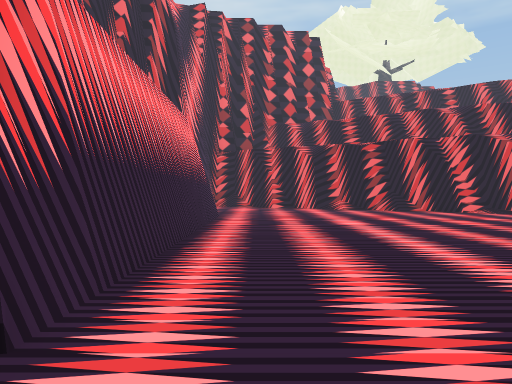
[1] (above)

21 first-person views from a walk through a 3-D level made in the Unity game engine. The camera is 1.5 m above the floor, looks level and sees 70° across. The floor is counted in squares, 2 m on a side. Each view is taken from the middle of a square. On the plan, view 1 faces up. The plan holds only what a view shows up to about 11 squares ahead; the rest is blank. The place goes on beyond the plan. The player is left out.

[2]
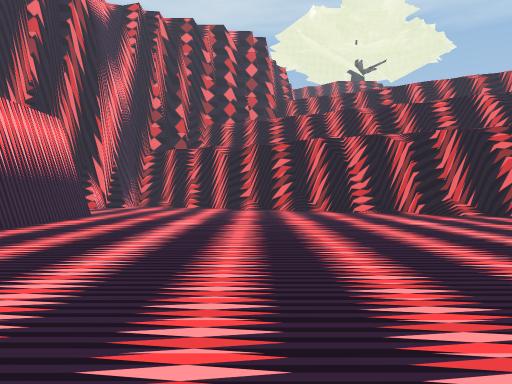

[3]
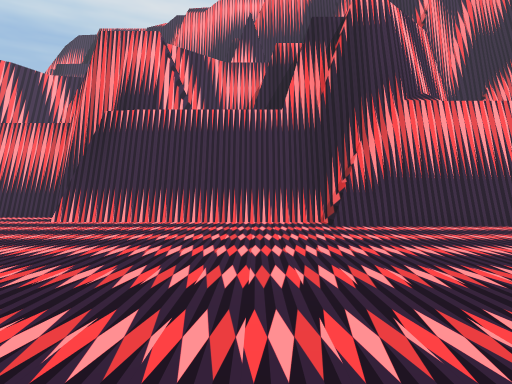

[4]
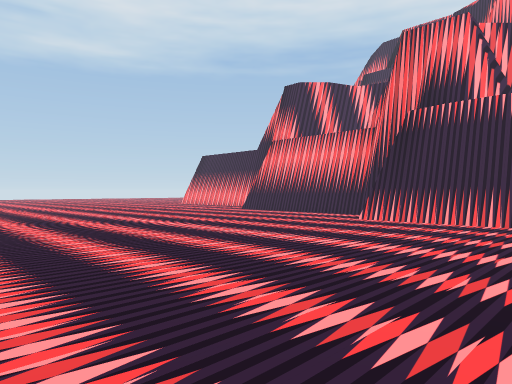

[5]
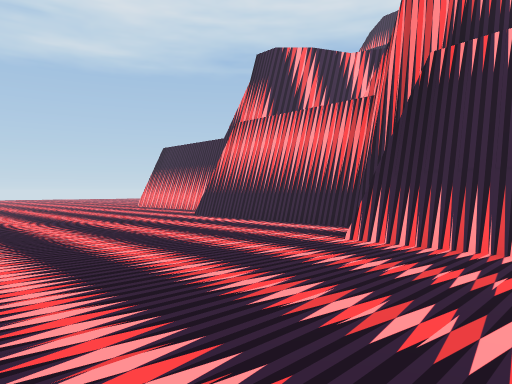

[6]
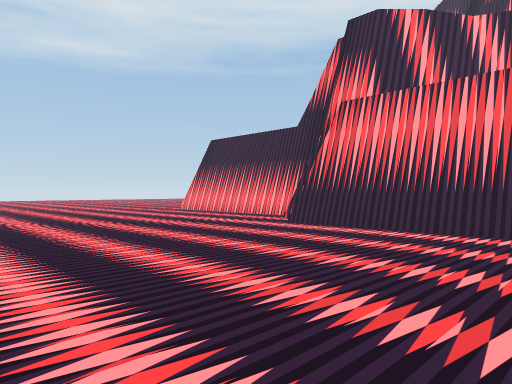

[7]
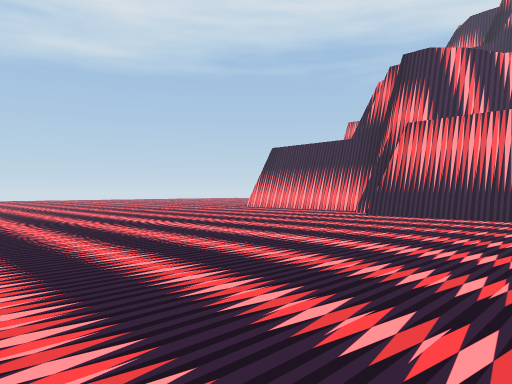

[8]
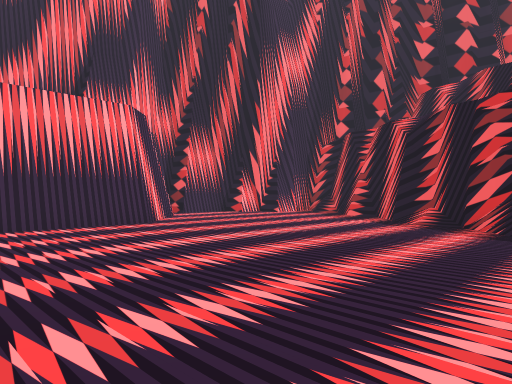

[9]
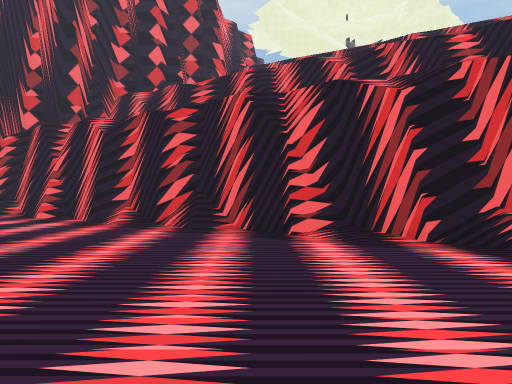

[10]
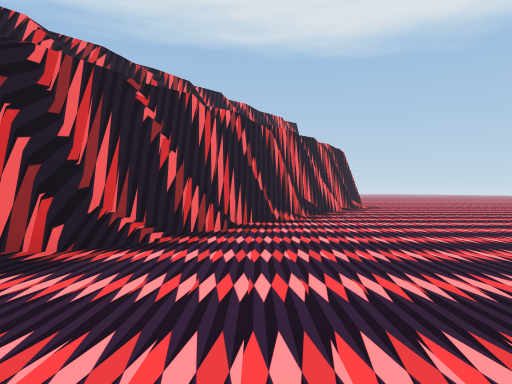

[11]
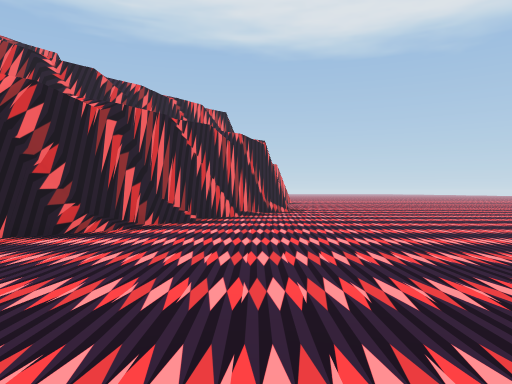

[12]
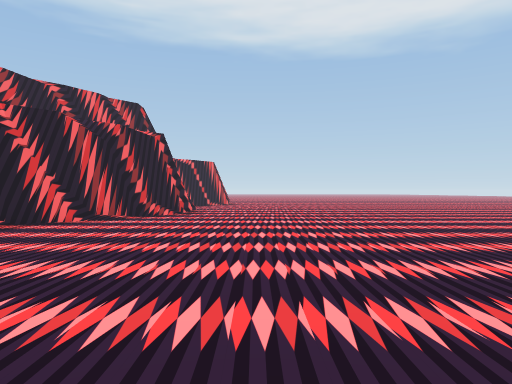

[13]
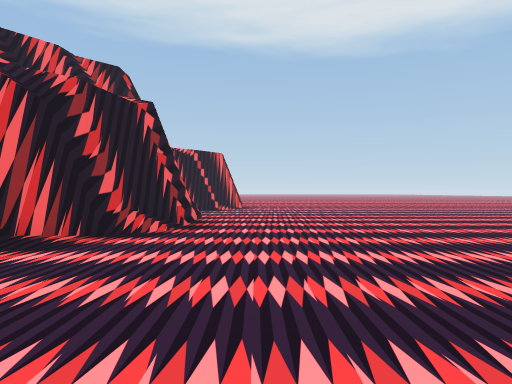

[14]
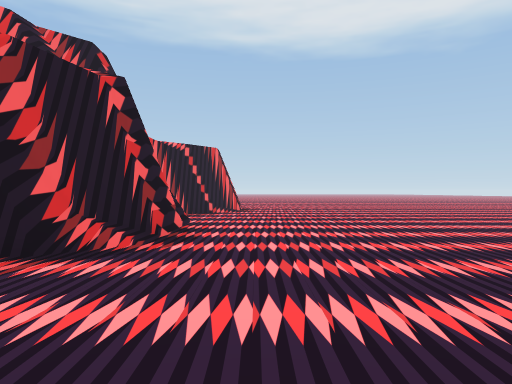

[15]
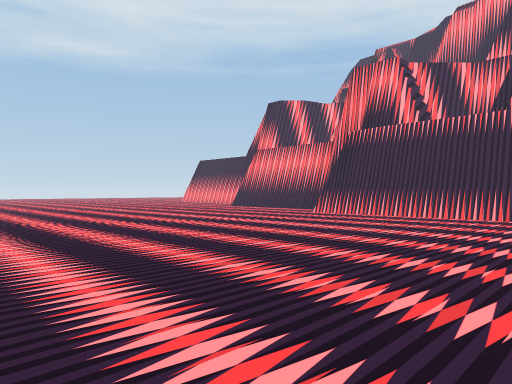

[16]
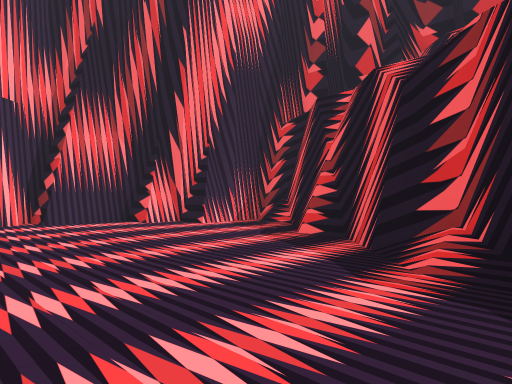

[17]
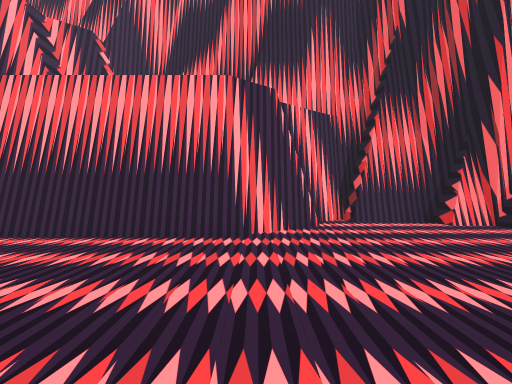

[18]
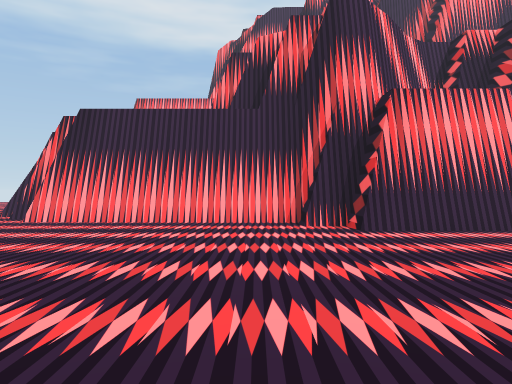

[19]
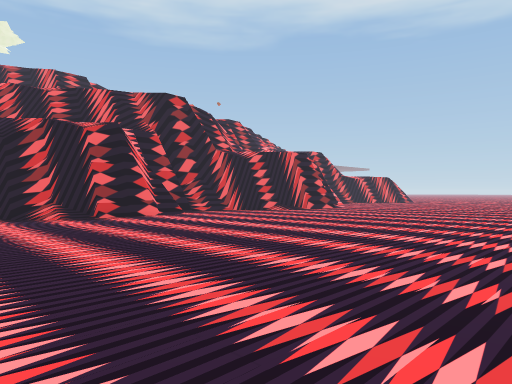

[20]
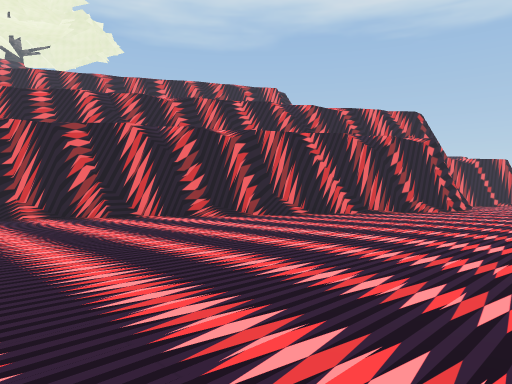

[21]
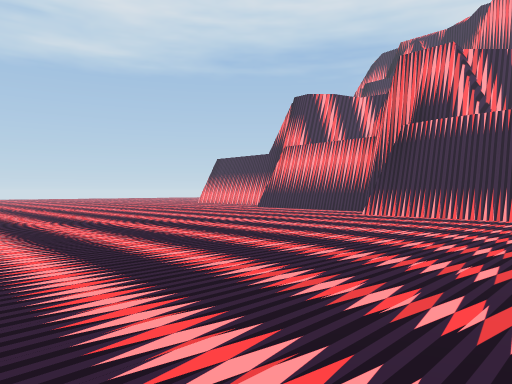

### Floor plan
Points are (right, up) in squares from view 1. A wall is a line through its corners. A room is listed if a view was taken in it or the views show most of it. See-through windows are left out.
Room 1 (views 1, 2, 3, 4, 5, 6, 7, 8, 9, 10, 11, 12, 13, 14, 15, 16, 17, 18, 19, 20, 21)
walls: (18.5, 7.6) (17.4, 8.5) (16.4, 8.8) (15.5, 9.6) (14.3, 9.8) (13.4, 10.6); (21.4, 5.7) (20.3, 6.7) (19.4, 6.8) (17.3, 8.8); (-1.5, 2.8) (-1.5, 2); (14.5, 9.8) (13.8, 10.5); (20.4, 6.7) (19.9, 7) (19.4, 7) (18.9, 7.5) (18.3, 7.8); (20.7, 6.5) (20.1, 6.9); (15.1, 9.8) (14.7, 9.9); (15.5, 9.7) (15, 9.9); (-2.3, 2) (-2.3, -5.1); (13.9, 10.4) (12.8, 11.1); (22.4, 5.8) (21.8, 5.9); (13.1, 10.9) (12.6, 10.9) (12.1, 11.4) (11.5, 11.7); (-4.2, -5.8) (-4.2, -11.5); (11.7, 11.6) (10.5, 12.6) (9.5, 12.8); (24, 4.9) (23.2, 4.9); (9.7, 12.5) (8.5, 13.6) (7.6, 13.7) (6.8, 14.5); (-4.5, -11.8) (-5.2, -11.8) (-5.2, -12.5); (26.1, 4.7) (23.5, 4.7) (22.3, 5.7) (21.3, 5.9); (8.7, 13.6) (8.1, 13.8); (8.3, 13.8) (7.6, 13.9); (7.1, 14.3) (5.7, 15.3) (4.6, 15.6); (-6.1, -12.7) (-6.2, -12.9); (-6.2, -12.7) (-6.2, -18.5); (5.7, 14.7) (3.6, 16.5); (5.7, 15.1) (5.4, 15.5); (6, 15.3) (5.6, 15.6); (4.1, 16.3) (3.8, 16.5) (2.7, 16.7); (2.8, 16.4) (1.7, 17.6); (-3.1, 13.3) (-1.3, 11.5) (-1.3, 2); (2.1, 17.3) (1.8, 17.6) (0.7, 17.6) (-0.1, 18.4); (1.9, 17.5) (1.2, 17.8) (0.8, 17.8) (0.2, 18.4); (-4.2, 14.7) (-5.3, 14.8); (0.3, 18.2) (-0.3, 18.5); (-2.3, 17.6) (-3.4, 17.6); (-4.2, 16.5) (-4.2, 14.5) (-5.4, 14.5) (-4.2, 13.3); (-3.2, 17.4) (-3.2, 16.5); (-3.4, 17.4) (-3.4, 16.5); (-3, 17.7) (-3.2, 17.3); (-2.3, 18.5) (-2.3, 17.4)
low walls: (14.9, 9.5) (14.4, 9.6); (13.4, 10.6) (12.5, 10.6) (11.6, 11.5); (-2.3, 17.4) (-3.4, 17.4)

Positions as (right, up) in squares from view 1, and headings:
1: (0, 0), facing up
2: (4, 0), facing up
3: (7, 0), facing left
4: (7, 0), facing down-left
5: (3, -2), facing down-left
6: (3, -6), facing down-left
7: (7, -6), facing down-left
8: (7, 7), facing up-left
9: (7, 7), facing up
10: (5, 10), facing right
11: (8, 6), facing right
12: (10, 2), facing right
13: (15, 3), facing right
14: (17, 3), facing right
15: (9, 3), facing down-left
16: (5, 12), facing up-left
17: (5, 12), facing left
18: (3, -14), facing left
19: (19, -6), facing up-right
20: (8, 0), facing up-right
21: (9, 1), facing down-left
